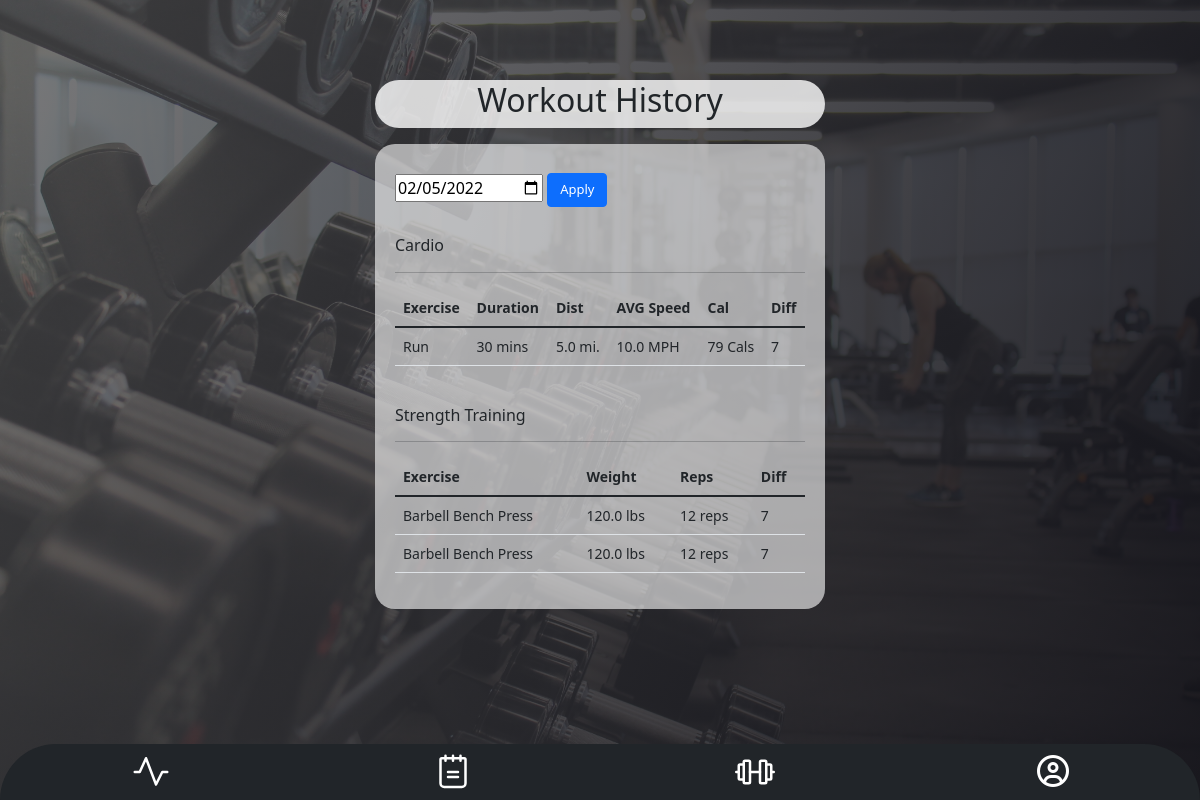
Screenshot of /history (signed in) with the database file from the repository.
### app.py (models this page shows, shortened)
class WorkoutLog(db.Model):
    id = db.Column(db.Integer, primary_key=True)
    userId = db.Column(db.Integer, db.ForeignKey('users.id'))
    recorded = db.Column(db.DateTime, unique=False, nullable=False)
    exercise = db.Column(db.String(100), unique=False, nullable=False)
    type = db.Column(db.String(100), unique=False, nullable=False) # Cardio or weightlift
    reps = db.Column(db.Integer, unique=False, nullable=True)
    weight = db.Column(db.Float, unique=False, nullable=True) # Measured in lbs.
    duration = db.Column(db.Integer, unique=False, nullable=True) # Measured in mins
    distance = db.Column(db.Float, unique=False, nullable=True) # Measured in mi.
    avgSpeed = db.Column(db.Float, unique=False, nullable=True) # Measured in MPH
    calories = db.Column(db.Integer, unique=False, nullable=True) # Calorie Estimation using formula from https://fitness.stackexchange.com/questions/32401/how-to-calculate-calories-in-kcal-from-time-and-distance-running
    difficulty = db.Column(db.Integer, unique=False, nullable=True) # Difficulty scale from 0 to 10

### app.py (the view)
@app.route("/history", methods=["GET", "POST"])
@login_required
def history():
    recorded = date.today().strftime('%Y-%m-%d')
    if request.method == "POST":
        recorded = request.form['date']
    workoutLogs = WorkoutLog.query.filter_by(recorded=f"{recorded} 00:00:00.000000", userId=current_user.id).all()
    date_msg = datetime.strptime(recorded, '%Y-%m-%d').strftime('%m/%d/%Y')
    return render_template("history.html", workoutLogs=workoutLogs, recorded=recorded, date_msg=date_msg)

### app.py (called while the page is built)
@login_manager.user_loader
def load_user(user_id):
    return Users.query.get(int(user_id))

### Templates/history.html (shortened to what this page needs)
{% extends "layout.html" %}
{% block content %}
    <div class="header">
        <h2>Workout History</h2>
    </div>
    <div class="history container form-box page-box">
        <form action="/history" method="POST">
            <input type="date" id="date" name="date" value="{{ recorded }}">
       <button class="btn btn-primary">Apply</button>
        </form>
        <br>
        {% if workoutLogs == [] %}
            <p class="empty-msg">No Workout Logged on {{ date_msg }}</p>
        {% else %}
        <h6>Cardio</h6>
        <hr>
        <table class="table log-table">
            <thead>
                <th scope="col">Exercise</th>
                <th scope="col">Duration</th>
                <th scope="col">Dist</th>
                <th scope="col">AVG Speed</th>
                <th scope="col">Cal</th>
                <th scope="col">Diff</th>
            </thead>
            {% for log in workoutLogs %}
                {% if log.type == "cardio" %}
                <tr>
                    <td>{{ log.exercise.title() }}</td>
                    <td>{{ log.duration }} mins</td>
                    <td>{{ log.distance }} mi.</td>
                    <td>{{ log.avgSpeed }} MPH</td>
                    <td>{{ log.calories }} Cals</td>
                    <td>{{ log.difficulty }}</td>
                </tr>
                {% endif %}
            {% endfor %}
        </table>
        <br>
        <h6>Strength Training</h6>
        <hr>
        <table class="table log-table">
            <thead>
                <th scope="col">Exercise</th>
                <th scope="col">Weight</th>
                <th scope="col">Reps</th>
                <th scope="col">Diff</th>
            </thead>
            {% for log in workoutLogs %}
                {% if log.type == "strength training" %}
                <tr>
                    <td>{{ log.exercise.title() }}</td>
                    <td>{{ log.weight }} lbs</td>
                    <td>{{ log.reps }} reps</td>
                    <td>{{ log.difficulty }}</td>
                </tr>
                {% endif %}
            {% endfor %}
        </table>
        {% endif %}
    </div>
{% endblock %}

### Static/styles.css (style rules this page uses)
input { margin: 10px auto; }
html { min-height: 100%; position:relative; }
html::before { content: ''; position: absolute; z-index: -1; background-image: linear-gradient( 115deg, rgba(78, 78, 80, 0.75), rgba(19, 19, 26, 0.95) ), url("./images/gym.jpg"); background-size:cover; background-repeat: no-repeat; background-position:center; background-attachment: fixed; top: 0; right: 0; left: 0; bottom: 0; }
.form-box { background-color: RGB(255,255,255,0.60); width: 450px; padding: 20px; border-radius: 20px; margin: 5vh auto; }
.header { background-color: RGB(255,255,255, 0.8); width: 450px; padding: 1px; border-radius: 30px; margin: 10vh auto 2vh; }
.history { margin: 0 auto; }
.btn { font-size: small; }
.log-table { font-size: 14px; }
h1,h2 { text-align: center; }
.page-box { margin-bottom: 7.5vh; }

### rows the page displays
WorkoutLog: exercise "Run", duration "30", distance "5.0", avgSpeed "10.0", calories "79", difficulty "7"
WorkoutLog: exercise "Barbell Bench Press", weight "120.0", reps "12", difficulty "7"
WorkoutLog: exercise "Barbell Bench Press", weight "120.0", reps "12", difficulty "7"
